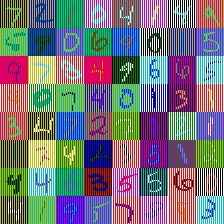

Here is the Python script that generated this plot:
import torch
import numpy as np
from matplotlib import colors
import os
from PIL import Image
import pickle

class ColoredMnist():
    
    def __init__(self):
        dataset = np.load("colored_mnist_gen/mnist_10color_jitter_var_0.020.npy", encoding="latin1", allow_pickle=True).item()

        self.colorlist = ["r", "g", "b", "c", "m", "y", "k", "w"]

        test_img = torch.from_numpy(dataset["test_image"].astype(np.float32)).clone()
        self.test_label = torch.from_numpy(dataset["test_label"].astype(np.float32)).clone()
        train_img = torch.from_numpy(dataset["train_image"].astype(np.float32)).clone()
        self.train_label = torch.from_numpy(dataset["train_label"].astype(np.float32)).clone()


        self.train_img, self.train_color_label = self.recolor_mnist(train_img)
        self.normal_test_img, self.test_color_label = self.recolor_mnist(test_img)
        self.ill_test_img, self.ill_color_label = self.illusion_mnist(test_img)

        self.dump_pickle("colored_mnist_data.pickle", self)


    def dump_pickle(self, file, obj):
        with open(file, mode="wb") as f:
            pickle.dump(obj, f)


    def one_img_show(self, img):
        pil_img = Image.fromarray(np.uint8(img*255))
        # pil_img.show()
        return pil_img


    def recolor_mnist(self, origin_img):
        img = origin_img
        color_label = torch.zeros(origin_img.shape[0])

        for i in range(img.shape[0]):
            shape = img[i].shape
            img_array = img[i].view(-1, 3)
            i_color = np.random.choice(len(self.colorlist), size=2, replace=False)
            color_num = i_color[0]
            background_num = i_color[1]
            digit_rgb = torch.tensor(colors.to_rgb(self.colorlist[color_num]))
            back_rgb = torch.tensor(colors.to_rgb(self.colorlist[background_num]))

            for j in range(img_array.shape[0]):
                if torch.sum(img_array[j]) != 0:
                    img_array[j] = digit_rgb
                else:
                    img_array[j] = back_rgb

            img[i] = img_array.view(shape)
            color_label[i] = color_num

        return img, color_label


    def illusion_mnist(self, origin_img):
        img = origin_img
        color_label = torch.zeros(origin_img.shape[0])

        for i in range(img.shape[0]):
            shape = img[i].shape
            img_array = img[i].view(-1, 3)
            i_color = np.random.choice(len(self.colorlist), size=3, replace=False)
            color_num = i_color[0]
            background_num = i_color[1]
            illusion_num = i_color[2]
            illusion_width = 2
            digit_rgb = torch.tensor(colors.to_rgb(self.colorlist[color_num]))
            back_rgb = torch.tensor(colors.to_rgb(self.colorlist[background_num]))
            ill_rgb = torch.tensor(colors.to_rgb(self.colorlist[illusion_num]))
            # 縦線(長さ, 幅, rgb)
            ill_rgb = ill_rgb.repeat(shape[1], illusion_width, 1)

            for j in range(img_array.shape[0]):
                if torch.sum(img_array[j]) != 0:
                    img_array[j] = digit_rgb
                else:
                    img_array[j] = back_rgb

            img[i] = img_array.view(shape)

            # 縦線を入れる(左右対称に入るように1から)
            for j in range(1, shape[1], illusion_width*2):
                if j <= shape[1]-2:
                    img[i][:,j:j+2,:] = ill_rgb

            color_label[i] = color_num

        return img, color_label


    def imgs_show(self, imgs):
        # 幅，高さ，文字数
        chr_w = 28
        chr_h = 28
        num = 16

        # MNISTの文字をPILで１枚の画像に描画する
        canvas = Image.new('RGB', (int(chr_w * num/2), int(chr_h * num/2)), (255, 255, 255))

        i = 0
        for y in range(int(num/2)):
            for x in range(int(num/2)):
                canvas.paste(self.one_img_show(imgs[i]), (chr_w*x, chr_h*y))
                i = i + 1

        # canvas.show()

        # 表示した画像をJPEGとして保存
        canvas.save('colored_mnist.jpg', 'JPEG', quality=100, optimize=True)
